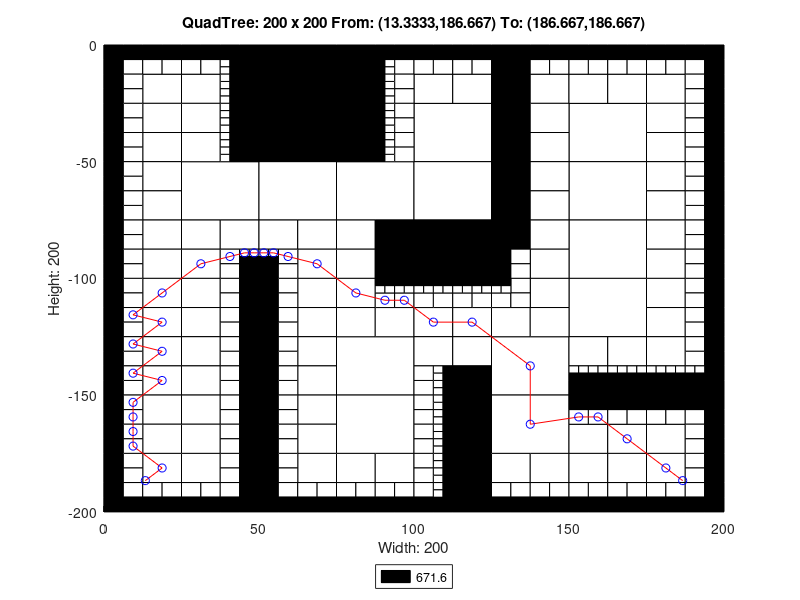

The MATLAB source for this figure:
axis([0 200 -200 0]);
title('QuadTree: 200 x 200 From: (13.3333,186.667) To: (186.667,186.667)');
xlabel('Width: 200');
ylabel('Height: 200');
rectangle('Position',[50 -25 25 25], 'FaceColor',[0 0 0]);
rectangle('Position',[50 -50 25 25], 'FaceColor',[0 0 0]);
rectangle('Position',[25 -75 25 25], 'FaceColor',[1 1 1]);
rectangle('Position',[50 -75 25 25], 'FaceColor',[1 1 1]);
rectangle('Position',[75 -75 25 25], 'FaceColor',[1 1 1]);
rectangle('Position',[100 -50 25 25], 'FaceColor',[1 1 1]);
rectangle('Position',[150 -50 25 25], 'FaceColor',[1 1 1]);
rectangle('Position',[100 -75 25 25], 'FaceColor',[1 1 1]);
rectangle('Position',[100 -100 25 25], 'FaceColor',[0 0 0]);
rectangle('Position',[150 -75 25 25], 'FaceColor',[1 1 1]);
rectangle('Position',[150 -100 25 25], 'FaceColor',[1 1 1]);
rectangle('Position',[75 -150 25 25], 'FaceColor',[1 1 1]);
rectangle('Position',[75 -175 25 25], 'FaceColor',[1 1 1]);
rectangle('Position',[125 -150 25 25], 'FaceColor',[1 1 1]);
rectangle('Position',[150 -125 25 25], 'FaceColor',[1 1 1]);
rectangle('Position',[125 -175 25 25], 'FaceColor',[1 1 1]);
rectangle('Position',[12.5 -25 12.5 12.5], 'FaceColor',[1 1 1]);
rectangle('Position',[25 -25 12.5 12.5], 'FaceColor',[1 1 1]);
rectangle('Position',[12.5 -37.5 12.5 12.5], 'FaceColor',[1 1 1]);
rectangle('Position',[12.5 -50 12.5 12.5], 'FaceColor',[1 1 1]);
rectangle('Position',[25 -37.5 12.5 12.5], 'FaceColor',[1 1 1]);
rectangle('Position',[25 -50 12.5 12.5], 'FaceColor',[1 1 1]);
rectangle('Position',[75 -12.5 12.5 12.5], 'FaceColor',[0 0 0]);
rectangle('Position',[75 -25 12.5 12.5], 'FaceColor',[0 0 0]);
rectangle('Position',[75 -37.5 12.5 12.5], 'FaceColor',[0 0 0]);
rectangle('Position',[75 -50 12.5 12.5], 'FaceColor',[0 0 0]);
rectangle('Position',[12.5 -62.5 12.5 12.5], 'FaceColor',[1 1 1]);
rectangle('Position',[12.5 -75 12.5 12.5], 'FaceColor',[1 1 1]);
rectangle('Position',[12.5 -87.5 12.5 12.5], 'FaceColor',[1 1 1]);
rectangle('Position',[12.5 -100 12.5 12.5], 'FaceColor',[1 1 1]);
rectangle('Position',[25 -87.5 12.5 12.5], 'FaceColor',[1 1 1]);
rectangle('Position',[37.5 -87.5 12.5 12.5], 'FaceColor',[1 1 1]);
rectangle('Position',[25 -100 12.5 12.5], 'FaceColor',[1 1 1]);
rectangle('Position',[50 -87.5 12.5 12.5], 'FaceColor',[1 1 1]);
rectangle('Position',[62.5 -87.5 12.5 12.5], 'FaceColor',[1 1 1]);
rectangle('Position',[62.5 -100 12.5 12.5], 'FaceColor',[1 1 1]);
rectangle('Position',[75 -87.5 12.5 12.5], 'FaceColor',[1 1 1]);
rectangle('Position',[87.5 -87.5 12.5 12.5], 'FaceColor',[0 0 0]);
rectangle('Position',[75 -100 12.5 12.5], 'FaceColor',[1 1 1]);
rectangle('Position',[87.5 -100 12.5 12.5], 'FaceColor',[0 0 0]);
rectangle('Position',[100 -25 12.5 12.5], 'FaceColor',[1 1 1]);
rectangle('Position',[112.5 -25 12.5 12.5], 'FaceColor',[1 1 1]);
rectangle('Position',[125 -12.5 12.5 12.5], 'FaceColor',[0 0 0]);
rectangle('Position',[125 -25 12.5 12.5], 'FaceColor',[0 0 0]);
rectangle('Position',[137.5 -25 12.5 12.5], 'FaceColor',[1 1 1]);
rectangle('Position',[125 -37.5 12.5 12.5], 'FaceColor',[0 0 0]);
rectangle('Position',[137.5 -37.5 12.5 12.5], 'FaceColor',[1 1 1]);
rectangle('Position',[125 -50 12.5 12.5], 'FaceColor',[0 0 0]);
rectangle('Position',[137.5 -50 12.5 12.5], 'FaceColor',[1 1 1]);
rectangle('Position',[150 -25 12.5 12.5], 'FaceColor',[1 1 1]);
rectangle('Position',[162.5 -25 12.5 12.5], 'FaceColor',[1 1 1]);
rectangle('Position',[175 -25 12.5 12.5], 'FaceColor',[1 1 1]);
rectangle('Position',[175 -37.5 12.5 12.5], 'FaceColor',[1 1 1]);
rectangle('Position',[175 -50 12.5 12.5], 'FaceColor',[1 1 1]);
rectangle('Position',[125 -62.5 12.5 12.5], 'FaceColor',[0 0 0]);
rectangle('Position',[137.5 -62.5 12.5 12.5], 'FaceColor',[1 1 1]);
rectangle('Position',[125 -75 12.5 12.5], 'FaceColor',[0 0 0]);
rectangle('Position',[137.5 -75 12.5 12.5], 'FaceColor',[1 1 1]);
rectangle('Position',[125 -87.5 12.5 12.5], 'FaceColor',[0 0 0]);
rectangle('Position',[137.5 -87.5 12.5 12.5], 'FaceColor',[1 1 1]);
rectangle('Position',[137.5 -100 12.5 12.5], 'FaceColor',[1 1 1]);
rectangle('Position',[175 -62.5 12.5 12.5], 'FaceColor',[1 1 1]);
rectangle('Position',[175 -75 12.5 12.5], 'FaceColor',[1 1 1]);
rectangle('Position',[175 -87.5 12.5 12.5], 'FaceColor',[1 1 1]);
rectangle('Position',[175 -100 12.5 12.5], 'FaceColor',[1 1 1]);
rectangle('Position',[12.5 -112.5 12.5 12.5], 'FaceColor',[1 1 1]);
rectangle('Position',[12.5 -125 12.5 12.5], 'FaceColor',[1 1 1]);
rectangle('Position',[25 -112.5 12.5 12.5], 'FaceColor',[1 1 1]);
rectangle('Position',[25 -125 12.5 12.5], 'FaceColor',[1 1 1]);
rectangle('Position',[12.5 -137.5 12.5 12.5], 'FaceColor',[1 1 1]);
rectangle('Position',[12.5 -150 12.5 12.5], 'FaceColor',[1 1 1]);
rectangle('Position',[25 -137.5 12.5 12.5], 'FaceColor',[1 1 1]);
rectangle('Position',[25 -150 12.5 12.5], 'FaceColor',[1 1 1]);
rectangle('Position',[62.5 -112.5 12.5 12.5], 'FaceColor',[1 1 1]);
rectangle('Position',[62.5 -125 12.5 12.5], 'FaceColor',[1 1 1]);
rectangle('Position',[75 -112.5 12.5 12.5], 'FaceColor',[1 1 1]);
rectangle('Position',[75 -125 12.5 12.5], 'FaceColor',[1 1 1]);
rectangle('Position',[87.5 -125 12.5 12.5], 'FaceColor',[1 1 1]);
rectangle('Position',[62.5 -137.5 12.5 12.5], 'FaceColor',[1 1 1]);
rectangle('Position',[62.5 -150 12.5 12.5], 'FaceColor',[1 1 1]);
rectangle('Position',[12.5 -162.5 12.5 12.5], 'FaceColor',[1 1 1]);
rectangle('Position',[12.5 -175 12.5 12.5], 'FaceColor',[1 1 1]);
rectangle('Position',[25 -162.5 12.5 12.5], 'FaceColor',[1 1 1]);
rectangle('Position',[25 -175 12.5 12.5], 'FaceColor',[1 1 1]);
rectangle('Position',[12.5 -187.5 12.5 12.5], 'FaceColor',[1 1 1]);
rectangle('Position',[25 -187.5 12.5 12.5], 'FaceColor',[1 1 1]);
rectangle('Position',[62.5 -162.5 12.5 12.5], 'FaceColor',[1 1 1]);
rectangle('Position',[62.5 -175 12.5 12.5], 'FaceColor',[1 1 1]);
rectangle('Position',[62.5 -187.5 12.5 12.5], 'FaceColor',[1 1 1]);
rectangle('Position',[75 -187.5 12.5 12.5], 'FaceColor',[1 1 1]);
rectangle('Position',[87.5 -187.5 12.5 12.5], 'FaceColor',[1 1 1]);
rectangle('Position',[100 -125 12.5 12.5], 'FaceColor',[1 1 1]);
rectangle('Position',[112.5 -125 12.5 12.5], 'FaceColor',[1 1 1]);
rectangle('Position',[137.5 -112.5 12.5 12.5], 'FaceColor',[1 1 1]);
rectangle('Position',[125 -125 12.5 12.5], 'FaceColor',[1 1 1]);
rectangle('Position',[137.5 -125 12.5 12.5], 'FaceColor',[1 1 1]);
rectangle('Position',[100 -137.5 12.5 12.5], 'FaceColor',[1 1 1]);
rectangle('Position',[112.5 -137.5 12.5 12.5], 'FaceColor',[1 1 1]);
rectangle('Position',[112.5 -150 12.5 12.5], 'FaceColor',[0 0 0]);
rectangle('Position',[175 -112.5 12.5 12.5], 'FaceColor',[1 1 1]);
rectangle('Position',[175 -125 12.5 12.5], 'FaceColor',[1 1 1]);
rectangle('Position',[150 -137.5 12.5 12.5], 'FaceColor',[1 1 1]);
rectangle('Position',[162.5 -137.5 12.5 12.5], 'FaceColor',[1 1 1]);
rectangle('Position',[175 -137.5 12.5 12.5], 'FaceColor',[1 1 1]);
rectangle('Position',[112.5 -162.5 12.5 12.5], 'FaceColor',[0 0 0]);
rectangle('Position',[112.5 -175 12.5 12.5], 'FaceColor',[0 0 0]);
rectangle('Position',[112.5 -187.5 12.5 12.5], 'FaceColor',[0 0 0]);
rectangle('Position',[112.5 -200 12.5 12.5], 'FaceColor',[0 0 0]);
rectangle('Position',[125 -187.5 12.5 12.5], 'FaceColor',[1 1 1]);
rectangle('Position',[137.5 -187.5 12.5 12.5], 'FaceColor',[1 1 1]);
rectangle('Position',[150 -175 12.5 12.5], 'FaceColor',[1 1 1]);
rectangle('Position',[162.5 -175 12.5 12.5], 'FaceColor',[1 1 1]);
rectangle('Position',[175 -175 12.5 12.5], 'FaceColor',[1 1 1]);
rectangle('Position',[150 -187.5 12.5 12.5], 'FaceColor',[1 1 1]);
rectangle('Position',[162.5 -187.5 12.5 12.5], 'FaceColor',[1 1 1]);
rectangle('Position',[175 -187.5 12.5 12.5], 'FaceColor',[1 1 1]);
rectangle('Position',[0 -6.25 6.25 6.25], 'FaceColor',[0 0 0]);
rectangle('Position',[6.25 -6.25 6.25 6.25], 'FaceColor',[0 0 0]);
rectangle('Position',[0 -12.5 6.25 6.25], 'FaceColor',[0 0 0]);
rectangle('Position',[6.25 -12.5 6.25 6.25], 'FaceColor',[1 1 1]);
rectangle('Position',[12.5 -6.25 6.25 6.25], 'FaceColor',[0 0 0]);
rectangle('Position',[18.75 -6.25 6.25 6.25], 'FaceColor',[0 0 0]);
rectangle('Position',[12.5 -12.5 6.25 6.25], 'FaceColor',[1 1 1]);
rectangle('Position',[18.75 -12.5 6.25 6.25], 'FaceColor',[1 1 1]);
rectangle('Position',[0 -18.75 6.25 6.25], 'FaceColor',[0 0 0]);
rectangle('Position',[6.25 -18.75 6.25 6.25], 'FaceColor',[1 1 1]);
rectangle('Position',[0 -25 6.25 6.25], 'FaceColor',[0 0 0]);
rectangle('Position',[6.25 -25 6.25 6.25], 'FaceColor',[1 1 1]);
rectangle('Position',[25 -6.25 6.25 6.25], 'FaceColor',[0 0 0]);
rectangle('Position',[31.25 -6.25 6.25 6.25], 'FaceColor',[0 0 0]);
rectangle('Position',[25 -12.5 6.25 6.25], 'FaceColor',[1 1 1]);
rectangle('Position',[31.25 -12.5 6.25 6.25], 'FaceColor',[1 1 1]);
rectangle('Position',[37.5 -6.25 6.25 6.25], 'FaceColor',[0 0 0]);
rectangle('Position',[43.75 -6.25 6.25 6.25], 'FaceColor',[0 0 0]);
rectangle('Position',[43.75 -12.5 6.25 6.25], 'FaceColor',[0 0 0]);
rectangle('Position',[43.75 -18.75 6.25 6.25], 'FaceColor',[0 0 0]);
rectangle('Position',[43.75 -25 6.25 6.25], 'FaceColor',[0 0 0]);
rectangle('Position',[0 -31.25 6.25 6.25], 'FaceColor',[0 0 0]);
rectangle('Position',[6.25 -31.25 6.25 6.25], 'FaceColor',[1 1 1]);
rectangle('Position',[0 -37.5 6.25 6.25], 'FaceColor',[0 0 0]);
rectangle('Position',[6.25 -37.5 6.25 6.25], 'FaceColor',[1 1 1]);
rectangle('Position',[0 -43.75 6.25 6.25], 'FaceColor',[0 0 0]);
rectangle('Position',[6.25 -43.75 6.25 6.25], 'FaceColor',[1 1 1]);
rectangle('Position',[0 -50 6.25 6.25], 'FaceColor',[0 0 0]);
rectangle('Position',[6.25 -50 6.25 6.25], 'FaceColor',[1 1 1]);
rectangle('Position',[43.75 -31.25 6.25 6.25], 'FaceColor',[0 0 0]);
rectangle('Position',[43.75 -37.5 6.25 6.25], 'FaceColor',[0 0 0]);
rectangle('Position',[43.75 -43.75 6.25 6.25], 'FaceColor',[0 0 0]);
rectangle('Position',[43.75 -50 6.25 6.25], 'FaceColor',[0 0 0]);
rectangle('Position',[87.5 -6.25 6.25 6.25], 'FaceColor',[0 0 0]);
rectangle('Position',[93.75 -6.25 6.25 6.25], 'FaceColor',[0 0 0]);
rectangle('Position',[93.75 -12.5 6.25 6.25], 'FaceColor',[1 1 1]);
rectangle('Position',[93.75 -18.75 6.25 6.25], 'FaceColor',[1 1 1]);
rectangle('Position',[93.75 -25 6.25 6.25], 'FaceColor',[1 1 1]);
rectangle('Position',[93.75 -31.25 6.25 6.25], 'FaceColor',[1 1 1]);
rectangle('Position',[93.75 -37.5 6.25 6.25], 'FaceColor',[1 1 1]);
rectangle('Position',[93.75 -43.75 6.25 6.25], 'FaceColor',[1 1 1]);
rectangle('Position',[93.75 -50 6.25 6.25], 'FaceColor',[1 1 1]);
rectangle('Position',[0 -56.25 6.25 6.25], 'FaceColor',[0 0 0]);
rectangle('Position',[6.25 -56.25 6.25 6.25], 'FaceColor',[1 1 1]);
rectangle('Position',[0 -62.5 6.25 6.25], 'FaceColor',[0 0 0]);
rectangle('Position',[6.25 -62.5 6.25 6.25], 'FaceColor',[1 1 1]);
rectangle('Position',[0 -68.75 6.25 6.25], 'FaceColor',[0 0 0]);
rectangle('Position',[6.25 -68.75 6.25 6.25], 'FaceColor',[1 1 1]);
rectangle('Position',[0 -75 6.25 6.25], 'FaceColor',[0 0 0]);
rectangle('Position',[6.25 -75 6.25 6.25], 'FaceColor',[1 1 1]);
rectangle('Position',[0 -81.25 6.25 6.25], 'FaceColor',[0 0 0]);
rectangle('Position',[6.25 -81.25 6.25 6.25], 'FaceColor',[1 1 1]);
rectangle('Position',[0 -87.5 6.25 6.25], 'FaceColor',[0 0 0]);
rectangle('Position',[6.25 -87.5 6.25 6.25], 'FaceColor',[1 1 1]);
rectangle('Position',[0 -93.75 6.25 6.25], 'FaceColor',[0 0 0]);
rectangle('Position',[6.25 -93.75 6.25 6.25], 'FaceColor',[1 1 1]);
rectangle('Position',[0 -100 6.25 6.25], 'FaceColor',[0 0 0]);
rectangle('Position',[6.25 -100 6.25 6.25], 'FaceColor',[1 1 1]);
rectangle('Position',[37.5 -93.75 6.25 6.25], 'FaceColor',[1 1 1]);
rectangle('Position',[37.5 -100 6.25 6.25], 'FaceColor',[1 1 1]);
rectangle('Position',[43.75 -100 6.25 6.25], 'FaceColor',[0 0 0]);
rectangle('Position',[56.25 -93.75 6.25 6.25], 'FaceColor',[1 1 1]);
rectangle('Position',[50 -100 6.25 6.25], 'FaceColor',[0 0 0]);
rectangle('Position',[56.25 -100 6.25 6.25], 'FaceColor',[1 1 1]);
rectangle('Position',[100 -6.25 6.25 6.25], 'FaceColor',[0 0 0]);
rectangle('Position',[106.25 -6.25 6.25 6.25], 'FaceColor',[0 0 0]);
rectangle('Position',[100 -12.5 6.25 6.25], 'FaceColor',[1 1 1]);
rectangle('Position',[106.25 -12.5 6.25 6.25], 'FaceColor',[1 1 1]);
rectangle('Position',[112.5 -6.25 6.25 6.25], 'FaceColor',[0 0 0]);
rectangle('Position',[118.75 -6.25 6.25 6.25], 'FaceColor',[0 0 0]);
rectangle('Position',[112.5 -12.5 6.25 6.25], 'FaceColor',[1 1 1]);
rectangle('Position',[118.75 -12.5 6.25 6.25], 'FaceColor',[1 1 1]);
rectangle('Position',[137.5 -6.25 6.25 6.25], 'FaceColor',[0 0 0]);
rectangle('Position',[143.75 -6.25 6.25 6.25], 'FaceColor',[0 0 0]);
rectangle('Position',[137.5 -12.5 6.25 6.25], 'FaceColor',[1 1 1]);
rectangle('Position',[143.75 -12.5 6.25 6.25], 'FaceColor',[1 1 1]);
rectangle('Position',[150 -6.25 6.25 6.25], 'FaceColor',[0 0 0]);
rectangle('Position',[156.25 -6.25 6.25 6.25], 'FaceColor',[0 0 0]);
rectangle('Position',[150 -12.5 6.25 6.25], 'FaceColor',[1 1 1]);
rectangle('Position',[156.25 -12.5 6.25 6.25], 'FaceColor',[1 1 1]);
rectangle('Position',[162.5 -6.25 6.25 6.25], 'FaceColor',[0 0 0]);
rectangle('Position',[168.75 -6.25 6.25 6.25], 'FaceColor',[0 0 0]);
rectangle('Position',[162.5 -12.5 6.25 6.25], 'FaceColor',[1 1 1]);
rectangle('Position',[168.75 -12.5 6.25 6.25], 'FaceColor',[1 1 1]);
rectangle('Position',[175 -6.25 6.25 6.25], 'FaceColor',[0 0 0]);
rectangle('Position',[181.25 -6.25 6.25 6.25], 'FaceColor',[0 0 0]);
rectangle('Position',[175 -12.5 6.25 6.25], 'FaceColor',[1 1 1]);
rectangle('Position',[181.25 -12.5 6.25 6.25], 'FaceColor',[1 1 1]);
rectangle('Position',[187.5 -6.25 6.25 6.25], 'FaceColor',[0 0 0]);
rectangle('Position',[193.75 -6.25 6.25 6.25], 'FaceColor',[0 0 0]);
rectangle('Position',[187.5 -12.5 6.25 6.25], 'FaceColor',[1 1 1]);
rectangle('Position',[193.75 -12.5 6.25 6.25], 'FaceColor',[0 0 0]);
rectangle('Position',[187.5 -18.75 6.25 6.25], 'FaceColor',[1 1 1]);
rectangle('Position',[193.75 -18.75 6.25 6.25], 'FaceColor',[0 0 0]);
rectangle('Position',[187.5 -25 6.25 6.25], 'FaceColor',[1 1 1]);
rectangle('Position',[193.75 -25 6.25 6.25], 'FaceColor',[0 0 0]);
rectangle('Position',[187.5 -31.25 6.25 6.25], 'FaceColor',[1 1 1]);
rectangle('Position',[193.75 -31.25 6.25 6.25], 'FaceColor',[0 0 0]);
rectangle('Position',[187.5 -37.5 6.25 6.25], 'FaceColor',[1 1 1]);
rectangle('Position',[193.75 -37.5 6.25 6.25], 'FaceColor',[0 0 0]);
rectangle('Position',[187.5 -43.75 6.25 6.25], 'FaceColor',[1 1 1]);
rectangle('Position',[193.75 -43.75 6.25 6.25], 'FaceColor',[0 0 0]);
rectangle('Position',[187.5 -50 6.25 6.25], 'FaceColor',[1 1 1]);
rectangle('Position',[193.75 -50 6.25 6.25], 'FaceColor',[0 0 0]);
rectangle('Position',[125 -93.75 6.25 6.25], 'FaceColor',[0 0 0]);
rectangle('Position',[131.25 -93.75 6.25 6.25], 'FaceColor',[1 1 1]);
rectangle('Position',[125 -100 6.25 6.25], 'FaceColor',[0 0 0]);
rectangle('Position',[131.25 -100 6.25 6.25], 'FaceColor',[1 1 1]);
rectangle('Position',[187.5 -56.25 6.25 6.25], 'FaceColor',[1 1 1]);
rectangle('Position',[193.75 -56.25 6.25 6.25], 'FaceColor',[0 0 0]);
rectangle('Position',[187.5 -62.5 6.25 6.25], 'FaceColor',[1 1 1]);
rectangle('Position',[193.75 -62.5 6.25 6.25], 'FaceColor',[0 0 0]);
rectangle('Position',[187.5 -68.75 6.25 6.25], 'FaceColor',[1 1 1]);
rectangle('Position',[193.75 -68.75 6.25 6.25], 'FaceColor',[0 0 0]);
rectangle('Position',[187.5 -75 6.25 6.25], 'FaceColor',[1 1 1]);
rectangle('Position',[193.75 -75 6.25 6.25], 'FaceColor',[0 0 0]);
rectangle('Position',[187.5 -81.25 6.25 6.25], 'FaceColor',[1 1 1]);
rectangle('Position',[193.75 -81.25 6.25 6.25], 'FaceColor',[0 0 0]);
rectangle('Position',[187.5 -87.5 6.25 6.25], 'FaceColor',[1 1 1]);
rectangle('Position',[193.75 -87.5 6.25 6.25], 'FaceColor',[0 0 0]);
rectangle('Position',[187.5 -93.75 6.25 6.25], 'FaceColor',[1 1 1]);
rectangle('Position',[193.75 -93.75 6.25 6.25], 'FaceColor',[0 0 0]);
rectangle('Position',[187.5 -100 6.25 6.25], 'FaceColor',[1 1 1]);
rectangle('Position',[193.75 -100 6.25 6.25], 'FaceColor',[0 0 0]);
rectangle('Position',[0 -106.25 6.25 6.25], 'FaceColor',[0 0 0]);
rectangle('Position',[6.25 -106.25 6.25 6.25], 'FaceColor',[1 1 1]);
rectangle('Position',[0 -112.5 6.25 6.25], 'FaceColor',[0 0 0]);
rectangle('Position',[6.25 -112.5 6.25 6.25], 'FaceColor',[1 1 1]);
rectangle('Position',[0 -118.75 6.25 6.25], 'FaceColor',[0 0 0]);
rectangle('Position',[6.25 -118.75 6.25 6.25], 'FaceColor',[1 1 1]);
rectangle('Position',[0 -125 6.25 6.25], 'FaceColor',[0 0 0]);
rectangle('Position',[6.25 -125 6.25 6.25], 'FaceColor',[1 1 1]);
rectangle('Position',[37.5 -106.25 6.25 6.25], 'FaceColor',[1 1 1]);
rectangle('Position',[43.75 -106.25 6.25 6.25], 'FaceColor',[0 0 0]);
rectangle('Position',[37.5 -112.5 6.25 6.25], 'FaceColor',[1 1 1]);
rectangle('Position',[43.75 -112.5 6.25 6.25], 'FaceColor',[0 0 0]);
rectangle('Position',[37.5 -118.75 6.25 6.25], 'FaceColor',[1 1 1]);
rectangle('Position',[43.75 -118.75 6.25 6.25], 'FaceColor',[0 0 0]);
rectangle('Position',[37.5 -125 6.25 6.25], 'FaceColor',[1 1 1]);
rectangle('Position',[43.75 -125 6.25 6.25], 'FaceColor',[0 0 0]);
rectangle('Position',[0 -131.25 6.25 6.25], 'FaceColor',[0 0 0]);
rectangle('Position',[6.25 -131.25 6.25 6.25], 'FaceColor',[1 1 1]);
rectangle('Position',[0 -137.5 6.25 6.25], 'FaceColor',[0 0 0]);
rectangle('Position',[6.25 -137.5 6.25 6.25], 'FaceColor',[1 1 1]);
rectangle('Position',[0 -143.75 6.25 6.25], 'FaceColor',[0 0 0]);
rectangle('Position',[6.25 -143.75 6.25 6.25], 'FaceColor',[1 1 1]);
rectangle('Position',[0 -150 6.25 6.25], 'FaceColor',[0 0 0]);
rectangle('Position',[6.25 -150 6.25 6.25], 'FaceColor',[1 1 1]);
rectangle('Position',[37.5 -131.25 6.25 6.25], 'FaceColor',[1 1 1]);
rectangle('Position',[43.75 -131.25 6.25 6.25], 'FaceColor',[0 0 0]);
rectangle('Position',[37.5 -137.5 6.25 6.25], 'FaceColor',[1 1 1]);
rectangle('Position',[43.75 -137.5 6.25 6.25], 'FaceColor',[0 0 0]);
rectangle('Position',[37.5 -143.75 6.25 6.25], 'FaceColor',[1 1 1]);
rectangle('Position',[43.75 -143.75 6.25 6.25], 'FaceColor',[0 0 0]);
rectangle('Position',[37.5 -150 6.25 6.25], 'FaceColor',[1 1 1]);
rectangle('Position',[43.75 -150 6.25 6.25], 'FaceColor',[0 0 0]);
rectangle('Position',[50 -106.25 6.25 6.25], 'FaceColor',[0 0 0]);
rectangle('Position',[56.25 -106.25 6.25 6.25], 'FaceColor',[1 1 1]);
rectangle('Position',[50 -112.5 6.25 6.25], 'FaceColor',[0 0 0]);
rectangle('Position',[56.25 -112.5 6.25 6.25], 'FaceColor',[1 1 1]);
rectangle('Position',[50 -118.75 6.25 6.25], 'FaceColor',[0 0 0]);
rectangle('Position',[56.25 -118.75 6.25 6.25], 'FaceColor',[1 1 1]);
rectangle('Position',[50 -125 6.25 6.25], 'FaceColor',[0 0 0]);
rectangle('Position',[56.25 -125 6.25 6.25], 'FaceColor',[1 1 1]);
rectangle('Position',[87.5 -112.5 6.25 6.25], 'FaceColor',[1 1 1]);
rectangle('Position',[93.75 -112.5 6.25 6.25], 'FaceColor',[1 1 1]);
rectangle('Position',[50 -131.25 6.25 6.25], 'FaceColor',[0 0 0]);
rectangle('Position',[56.25 -131.25 6.25 6.25], 'FaceColor',[1 1 1]);
rectangle('Position',[50 -137.5 6.25 6.25], 'FaceColor',[0 0 0]);
rectangle('Position',[56.25 -137.5 6.25 6.25], 'FaceColor',[1 1 1]);
rectangle('Position',[50 -143.75 6.25 6.25], 'FaceColor',[0 0 0]);
rectangle('Position',[56.25 -143.75 6.25 6.25], 'FaceColor',[1 1 1]);
rectangle('Position',[50 -150 6.25 6.25], 'FaceColor',[0 0 0]);
rectangle('Position',[56.25 -150 6.25 6.25], 'FaceColor',[1 1 1]);
rectangle('Position',[0 -156.25 6.25 6.25], 'FaceColor',[0 0 0]);
rectangle('Position',[6.25 -156.25 6.25 6.25], 'FaceColor',[1 1 1]);
rectangle('Position',[0 -162.5 6.25 6.25], 'FaceColor',[0 0 0]);
rectangle('Position',[6.25 -162.5 6.25 6.25], 'FaceColor',[1 1 1]);
rectangle('Position',[0 -168.75 6.25 6.25], 'FaceColor',[0 0 0]);
rectangle('Position',[6.25 -168.75 6.25 6.25], 'FaceColor',[1 1 1]);
rectangle('Position',[0 -175 6.25 6.25], 'FaceColor',[0 0 0]);
rectangle('Position',[6.25 -175 6.25 6.25], 'FaceColor',[1 1 1]);
rectangle('Position',[37.5 -156.25 6.25 6.25], 'FaceColor',[1 1 1]);
rectangle('Position',[43.75 -156.25 6.25 6.25], 'FaceColor',[0 0 0]);
rectangle('Position',[37.5 -162.5 6.25 6.25], 'FaceColor',[1 1 1]);
rectangle('Position',[43.75 -162.5 6.25 6.25], 'FaceColor',[0 0 0]);
rectangle('Position',[37.5 -168.75 6.25 6.25], 'FaceColor',[1 1 1]);
rectangle('Position',[43.75 -168.75 6.25 6.25], 'FaceColor',[0 0 0]);
rectangle('Position',[37.5 -175 6.25 6.25], 'FaceColor',[1 1 1]);
rectangle('Position',[43.75 -175 6.25 6.25], 'FaceColor',[0 0 0]);
rectangle('Position',[0 -181.25 6.25 6.25], 'FaceColor',[0 0 0]);
rectangle('Position',[6.25 -181.25 6.25 6.25], 'FaceColor',[1 1 1]);
rectangle('Position',[0 -187.5 6.25 6.25], 'FaceColor',[0 0 0]);
rectangle('Position',[6.25 -187.5 6.25 6.25], 'FaceColor',[1 1 1]);
rectangle('Position',[0 -193.75 6.25 6.25], 'FaceColor',[0 0 0]);
rectangle('Position',[6.25 -193.75 6.25 6.25], 'FaceColor',[1 1 1]);
rectangle('Position',[0 -200 6.25 6.25], 'FaceColor',[0 0 0]);
rectangle('Position',[6.25 -200 6.25 6.25], 'FaceColor',[0 0 0]);
rectangle('Position',[12.5 -193.75 6.25 6.25], 'FaceColor',[1 1 1]);
rectangle('Position',[18.75 -193.75 6.25 6.25], 'FaceColor',[1 1 1]);
rectangle('Position',[12.5 -200 6.25 6.25], 'FaceColor',[0 0 0]);
rectangle('Position',[18.75 -200 6.25 6.25], 'FaceColor',[0 0 0]);
rectangle('Position',[37.5 -181.25 6.25 6.25], 'FaceColor',[1 1 1]);
rectangle('Position',[43.75 -181.25 6.25 6.25], 'FaceColor',[0 0 0]);
rectangle('Position',[37.5 -187.5 6.25 6.25], 'FaceColor',[1 1 1]);
rectangle('Position',[43.75 -187.5 6.25 6.25], 'FaceColor',[0 0 0]);
rectangle('Position',[25 -193.75 6.25 6.25], 'FaceColor',[1 1 1]);
rectangle('Position',[31.25 -193.75 6.25 6.25], 'FaceColor',[1 1 1]);
rectangle('Position',[25 -200 6.25 6.25], 'FaceColor',[0 0 0]);
rectangle('Position',[31.25 -200 6.25 6.25], 'FaceColor',[0 0 0]);
rectangle('Position',[37.5 -193.75 6.25 6.25], 'FaceColor',[1 1 1]);
rectangle('Position',[43.75 -193.75 6.25 6.25], 'FaceColor',[0 0 0]);
rectangle('Position',[37.5 -200 6.25 6.25], 'FaceColor',[0 0 0]);
rectangle('Position',[43.75 -200 6.25 6.25], 'FaceColor',[0 0 0]);
rectangle('Position',[50 -156.25 6.25 6.25], 'FaceColor',[0 0 0]);
rectangle('Position',[56.25 -156.25 6.25 6.25], 'FaceColor',[1 1 1]);
rectangle('Position',[50 -162.5 6.25 6.25], 'FaceColor',[0 0 0]);
rectangle('Position',[56.25 -162.5 6.25 6.25], 'FaceColor',[1 1 1]);
rectangle('Position',[50 -168.75 6.25 6.25], 'FaceColor',[0 0 0]);
rectangle('Position',[56.25 -168.75 6.25 6.25], 'FaceColor',[1 1 1]);
rectangle('Position',[50 -175 6.25 6.25], 'FaceColor',[0 0 0]);
rectangle('Position',[56.25 -175 6.25 6.25], 'FaceColor',[1 1 1]);
rectangle('Position',[50 -181.25 6.25 6.25], 'FaceColor',[0 0 0]);
rectangle('Position',[56.25 -181.25 6.25 6.25], 'FaceColor',[1 1 1]);
rectangle('Position',[50 -187.5 6.25 6.25], 'FaceColor',[0 0 0]);
rectangle('Position',[56.25 -187.5 6.25 6.25], 'FaceColor',[1 1 1]);
rectangle('Position',[50 -193.75 6.25 6.25], 'FaceColor',[0 0 0]);
rectangle('Position',[56.25 -193.75 6.25 6.25], 'FaceColor',[1 1 1]);
rectangle('Position',[50 -200 6.25 6.25], 'FaceColor',[0 0 0]);
rectangle('Position',[56.25 -200 6.25 6.25], 'FaceColor',[0 0 0]);
rectangle('Position',[62.5 -193.75 6.25 6.25], 'FaceColor',[1 1 1]);
rectangle('Position',[68.75 -193.75 6.25 6.25], 'FaceColor',[1 1 1]);
rectangle('Position',[62.5 -200 6.25 6.25], 'FaceColor',[0 0 0]);
rectangle('Position',[68.75 -200 6.25 6.25], 'FaceColor',[0 0 0]);
rectangle('Position',[75 -193.75 6.25 6.25], 'FaceColor',[1 1 1]);
rectangle('Position',[81.25 -193.75 6.25 6.25], 'FaceColor',[1 1 1]);
rectangle('Position',[75 -200 6.25 6.25], 'FaceColor',[0 0 0]);
rectangle('Position',[81.25 -200 6.25 6.25], 'FaceColor',[0 0 0]);
rectangle('Position',[87.5 -193.75 6.25 6.25], 'FaceColor',[1 1 1]);
rectangle('Position',[93.75 -193.75 6.25 6.25], 'FaceColor',[1 1 1]);
rectangle('Position',[87.5 -200 6.25 6.25], 'FaceColor',[0 0 0]);
rectangle('Position',[93.75 -200 6.25 6.25], 'FaceColor',[0 0 0]);
rectangle('Position',[100 -112.5 6.25 6.25], 'FaceColor',[1 1 1]);
rectangle('Position',[106.25 -112.5 6.25 6.25], 'FaceColor',[1 1 1]);
rectangle('Position',[112.5 -112.5 6.25 6.25], 'FaceColor',[1 1 1]);
rectangle('Position',[118.75 -112.5 6.25 6.25], 'FaceColor',[1 1 1]);
rectangle('Position',[131.25 -106.25 6.25 6.25], 'FaceColor',[1 1 1]);
rectangle('Position',[125 -112.5 6.25 6.25], 'FaceColor',[1 1 1]);
rectangle('Position',[131.25 -112.5 6.25 6.25], 'FaceColor',[1 1 1]);
rectangle('Position',[100 -143.75 6.25 6.25], 'FaceColor',[1 1 1]);
rectangle('Position',[100 -150 6.25 6.25], 'FaceColor',[1 1 1]);
rectangle('Position',[187.5 -106.25 6.25 6.25], 'FaceColor',[1 1 1]);
rectangle('Position',[193.75 -106.25 6.25 6.25], 'FaceColor',[0 0 0]);
rectangle('Position',[187.5 -112.5 6.25 6.25], 'FaceColor',[1 1 1]);
rectangle('Position',[193.75 -112.5 6.25 6.25], 'FaceColor',[0 0 0]);
rectangle('Position',[187.5 -118.75 6.25 6.25], 'FaceColor',[1 1 1]);
rectangle('Position',[193.75 -118.75 6.25 6.25], 'FaceColor',[0 0 0]);
rectangle('Position',[187.5 -125 6.25 6.25], 'FaceColor',[1 1 1]);
rectangle('Position',[193.75 -125 6.25 6.25], 'FaceColor',[0 0 0]);
rectangle('Position',[150 -150 6.25 6.25], 'FaceColor',[0 0 0]);
rectangle('Position',[156.25 -150 6.25 6.25], 'FaceColor',[0 0 0]);
rectangle('Position',[162.5 -150 6.25 6.25], 'FaceColor',[0 0 0]);
rectangle('Position',[168.75 -150 6.25 6.25], 'FaceColor',[0 0 0]);
rectangle('Position',[187.5 -131.25 6.25 6.25], 'FaceColor',[1 1 1]);
rectangle('Position',[193.75 -131.25 6.25 6.25], 'FaceColor',[0 0 0]);
rectangle('Position',[187.5 -137.5 6.25 6.25], 'FaceColor',[1 1 1]);
rectangle('Position',[193.75 -137.5 6.25 6.25], 'FaceColor',[0 0 0]);
rectangle('Position',[175 -150 6.25 6.25], 'FaceColor',[0 0 0]);
rectangle('Position',[181.25 -150 6.25 6.25], 'FaceColor',[0 0 0]);
rectangle('Position',[193.75 -143.75 6.25 6.25], 'FaceColor',[0 0 0]);
rectangle('Position',[187.5 -150 6.25 6.25], 'FaceColor',[0 0 0]);
rectangle('Position',[193.75 -150 6.25 6.25], 'FaceColor',[0 0 0]);
rectangle('Position',[100 -156.25 6.25 6.25], 'FaceColor',[1 1 1]);
rectangle('Position',[100 -162.5 6.25 6.25], 'FaceColor',[1 1 1]);
rectangle('Position',[100 -168.75 6.25 6.25], 'FaceColor',[1 1 1]);
rectangle('Position',[100 -175 6.25 6.25], 'FaceColor',[1 1 1]);
rectangle('Position',[100 -181.25 6.25 6.25], 'FaceColor',[1 1 1]);
rectangle('Position',[100 -187.5 6.25 6.25], 'FaceColor',[1 1 1]);
rectangle('Position',[100 -193.75 6.25 6.25], 'FaceColor',[1 1 1]);
rectangle('Position',[100 -200 6.25 6.25], 'FaceColor',[0 0 0]);
rectangle('Position',[106.25 -200 6.25 6.25], 'FaceColor',[0 0 0]);
rectangle('Position',[125 -193.75 6.25 6.25], 'FaceColor',[1 1 1]);
rectangle('Position',[131.25 -193.75 6.25 6.25], 'FaceColor',[1 1 1]);
rectangle('Position',[125 -200 6.25 6.25], 'FaceColor',[0 0 0]);
rectangle('Position',[131.25 -200 6.25 6.25], 'FaceColor',[0 0 0]);
rectangle('Position',[137.5 -193.75 6.25 6.25], 'FaceColor',[1 1 1]);
rectangle('Position',[143.75 -193.75 6.25 6.25], 'FaceColor',[1 1 1]);
rectangle('Position',[137.5 -200 6.25 6.25], 'FaceColor',[0 0 0]);
rectangle('Position',[143.75 -200 6.25 6.25], 'FaceColor',[0 0 0]);
rectangle('Position',[150 -156.25 6.25 6.25], 'FaceColor',[0 0 0]);
rectangle('Position',[156.25 -156.25 6.25 6.25], 'FaceColor',[0 0 0]);
rectangle('Position',[150 -162.5 6.25 6.25], 'FaceColor',[1 1 1]);
rectangle('Position',[156.25 -162.5 6.25 6.25], 'FaceColor',[1 1 1]);
rectangle('Position',[162.5 -156.25 6.25 6.25], 'FaceColor',[0 0 0]);
rectangle('Position',[168.75 -156.25 6.25 6.25], 'FaceColor',[0 0 0]);
rectangle('Position',[162.5 -162.5 6.25 6.25], 'FaceColor',[1 1 1]);
rectangle('Position',[168.75 -162.5 6.25 6.25], 'FaceColor',[1 1 1]);
rectangle('Position',[175 -156.25 6.25 6.25], 'FaceColor',[0 0 0]);
rectangle('Position',[181.25 -156.25 6.25 6.25], 'FaceColor',[0 0 0]);
rectangle('Position',[175 -162.5 6.25 6.25], 'FaceColor',[1 1 1]);
rectangle('Position',[181.25 -162.5 6.25 6.25], 'FaceColor',[1 1 1]);
rectangle('Position',[187.5 -156.25 6.25 6.25], 'FaceColor',[0 0 0]);
rectangle('Position',[193.75 -156.25 6.25 6.25], 'FaceColor',[0 0 0]);
rectangle('Position',[187.5 -162.5 6.25 6.25], 'FaceColor',[1 1 1]);
rectangle('Position',[193.75 -162.5 6.25 6.25], 'FaceColor',[0 0 0]);
rectangle('Position',[187.5 -168.75 6.25 6.25], 'FaceColor',[1 1 1]);
rectangle('Position',[193.75 -168.75 6.25 6.25], 'FaceColor',[0 0 0]);
rectangle('Position',[187.5 -175 6.25 6.25], 'FaceColor',[1 1 1]);
rectangle('Position',[193.75 -175 6.25 6.25], 'FaceColor',[0 0 0]);
rectangle('Position',[150 -193.75 6.25 6.25], 'FaceColor',[1 1 1]);
rectangle('Position',[156.25 -193.75 6.25 6.25], 'FaceColor',[1 1 1]);
rectangle('Position',[150 -200 6.25 6.25], 'FaceColor',[0 0 0]);
rectangle('Position',[156.25 -200 6.25 6.25], 'FaceColor',[0 0 0]);
rectangle('Position',[162.5 -193.75 6.25 6.25], 'FaceColor',[1 1 1]);
rectangle('Position',[168.75 -193.75 6.25 6.25], 'FaceColor',[1 1 1]);
rectangle('Position',[162.5 -200 6.25 6.25], 'FaceColor',[0 0 0]);
rectangle('Position',[168.75 -200 6.25 6.25], 'FaceColor',[0 0 0]);
rectangle('Position',[187.5 -181.25 6.25 6.25], 'FaceColor',[1 1 1]);
rectangle('Position',[193.75 -181.25 6.25 6.25], 'FaceColor',[0 0 0]);
rectangle('Position',[187.5 -187.5 6.25 6.25], 'FaceColor',[1 1 1]);
rectangle('Position',[193.75 -187.5 6.25 6.25], 'FaceColor',[0 0 0]);
rectangle('Position',[175 -193.75 6.25 6.25], 'FaceColor',[1 1 1]);
rectangle('Position',[181.25 -193.75 6.25 6.25], 'FaceColor',[1 1 1]);
rectangle('Position',[175 -200 6.25 6.25], 'FaceColor',[0 0 0]);
rectangle('Position',[181.25 -200 6.25 6.25], 'FaceColor',[0 0 0]);
rectangle('Position',[187.5 -193.75 6.25 6.25], 'FaceColor',[1 1 1]);
rectangle('Position',[193.75 -193.75 6.25 6.25], 'FaceColor',[0 0 0]);
rectangle('Position',[187.5 -200 6.25 6.25], 'FaceColor',[0 0 0]);
rectangle('Position',[193.75 -200 6.25 6.25], 'FaceColor',[0 0 0]);
rectangle('Position',[37.5 -9.375 3.125 3.125], 'FaceColor',[1 1 1]);
rectangle('Position',[40.625 -9.375 3.125 3.125], 'FaceColor',[0 0 0]);
rectangle('Position',[37.5 -12.5 3.125 3.125], 'FaceColor',[1 1 1]);
rectangle('Position',[40.625 -12.5 3.125 3.125], 'FaceColor',[0 0 0]);
rectangle('Position',[37.5 -15.625 3.125 3.125], 'FaceColor',[1 1 1]);
rectangle('Position',[40.625 -15.625 3.125 3.125], 'FaceColor',[0 0 0]);
rectangle('Position',[37.5 -18.75 3.125 3.125], 'FaceColor',[1 1 1]);
rectangle('Position',[40.625 -18.75 3.125 3.125], 'FaceColor',[0 0 0]);
rectangle('Position',[37.5 -21.875 3.125 3.125], 'FaceColor',[1 1 1]);
rectangle('Position',[40.625 -21.875 3.125 3.125], 'FaceColor',[0 0 0]);
rectangle('Position',[37.5 -25 3.125 3.125], 'FaceColor',[1 1 1]);
rectangle('Position',[40.625 -25 3.125 3.125], 'FaceColor',[0 0 0]);
rectangle('Position',[37.5 -28.125 3.125 3.125], 'FaceColor',[1 1 1]);
rectangle('Position',[40.625 -28.125 3.125 3.125], 'FaceColor',[0 0 0]);
rectangle('Position',[37.5 -31.25 3.125 3.125], 'FaceColor',[1 1 1]);
rectangle('Position',[40.625 -31.25 3.125 3.125], 'FaceColor',[0 0 0]);
rectangle('Position',[37.5 -34.375 3.125 3.125], 'FaceColor',[1 1 1]);
rectangle('Position',[40.625 -34.375 3.125 3.125], 'FaceColor',[0 0 0]);
rectangle('Position',[37.5 -37.5 3.125 3.125], 'FaceColor',[1 1 1]);
rectangle('Position',[40.625 -37.5 3.125 3.125], 'FaceColor',[0 0 0]);
rectangle('Position',[37.5 -40.625 3.125 3.125], 'FaceColor',[1 1 1]);
rectangle('Position',[40.625 -40.625 3.125 3.125], 'FaceColor',[0 0 0]);
rectangle('Position',[37.5 -43.75 3.125 3.125], 'FaceColor',[1 1 1]);
rectangle('Position',[40.625 -43.75 3.125 3.125], 'FaceColor',[0 0 0]);
rectangle('Position',[37.5 -46.875 3.125 3.125], 'FaceColor',[1 1 1]);
rectangle('Position',[40.625 -46.875 3.125 3.125], 'FaceColor',[0 0 0]);
rectangle('Position',[37.5 -50 3.125 3.125], 'FaceColor',[1 1 1]);
rectangle('Position',[40.625 -50 3.125 3.125], 'FaceColor',[0 0 0]);
rectangle('Position',[87.5 -9.375 3.125 3.125], 'FaceColor',[0 0 0]);
rectangle('Position',[90.625 -9.375 3.125 3.125], 'FaceColor',[1 1 1]);
rectangle('Position',[87.5 -12.5 3.125 3.125], 'FaceColor',[0 0 0]);
rectangle('Position',[90.625 -12.5 3.125 3.125], 'FaceColor',[1 1 1]);
rectangle('Position',[87.5 -15.625 3.125 3.125], 'FaceColor',[0 0 0]);
rectangle('Position',[90.625 -15.625 3.125 3.125], 'FaceColor',[1 1 1]);
rectangle('Position',[87.5 -18.75 3.125 3.125], 'FaceColor',[0 0 0]);
rectangle('Position',[90.625 -18.75 3.125 3.125], 'FaceColor',[1 1 1]);
rectangle('Position',[87.5 -21.875 3.125 3.125], 'FaceColor',[0 0 0]);
rectangle('Position',[90.625 -21.875 3.125 3.125], 'FaceColor',[1 1 1]);
rectangle('Position',[87.5 -25 3.125 3.125], 'FaceColor',[0 0 0]);
rectangle('Position',[90.625 -25 3.125 3.125], 'FaceColor',[1 1 1]);
rectangle('Position',[87.5 -28.125 3.125 3.125], 'FaceColor',[0 0 0]);
rectangle('Position',[90.625 -28.125 3.125 3.125], 'FaceColor',[1 1 1]);
rectangle('Position',[87.5 -31.25 3.125 3.125], 'FaceColor',[0 0 0]);
rectangle('Position',[90.625 -31.25 3.125 3.125], 'FaceColor',[1 1 1]);
rectangle('Position',[87.5 -34.375 3.125 3.125], 'FaceColor',[0 0 0]);
rectangle('Position',[90.625 -34.375 3.125 3.125], 'FaceColor',[1 1 1]);
rectangle('Position',[87.5 -37.5 3.125 3.125], 'FaceColor',[0 0 0]);
rectangle('Position',[90.625 -37.5 3.125 3.125], 'FaceColor',[1 1 1]);
rectangle('Position',[87.5 -40.625 3.125 3.125], 'FaceColor',[0 0 0]);
rectangle('Position',[90.625 -40.625 3.125 3.125], 'FaceColor',[1 1 1]);
rectangle('Position',[87.5 -43.75 3.125 3.125], 'FaceColor',[0 0 0]);
rectangle('Position',[90.625 -43.75 3.125 3.125], 'FaceColor',[1 1 1]);
rectangle('Position',[87.5 -46.875 3.125 3.125], 'FaceColor',[0 0 0]);
rectangle('Position',[90.625 -46.875 3.125 3.125], 'FaceColor',[1 1 1]);
rectangle('Position',[87.5 -50 3.125 3.125], 'FaceColor',[0 0 0]);
rectangle('Position',[90.625 -50 3.125 3.125], 'FaceColor',[1 1 1]);
rectangle('Position',[43.75 -90.625 3.125 3.125], 'FaceColor',[1 1 1]);
rectangle('Position',[46.875 -90.625 3.125 3.125], 'FaceColor',[1 1 1]);
rectangle('Position',[43.75 -93.75 3.125 3.125], 'FaceColor',[0 0 0]);
rectangle('Position',[46.875 -93.75 3.125 3.125], 'FaceColor',[0 0 0]);
rectangle('Position',[50 -90.625 3.125 3.125], 'FaceColor',[1 1 1]);
rectangle('Position',[53.125 -90.625 3.125 3.125], 'FaceColor',[1 1 1]);
rectangle('Position',[50 -93.75 3.125 3.125], 'FaceColor',[0 0 0]);
rectangle('Position',[53.125 -93.75 3.125 3.125], 'FaceColor',[0 0 0]);
rectangle('Position',[87.5 -103.125 3.125 3.125], 'FaceColor',[0 0 0]);
rectangle('Position',[90.625 -103.125 3.125 3.125], 'FaceColor',[0 0 0]);
rectangle('Position',[87.5 -106.25 3.125 3.125], 'FaceColor',[1 1 1]);
rectangle('Position',[90.625 -106.25 3.125 3.125], 'FaceColor',[1 1 1]);
rectangle('Position',[93.75 -103.125 3.125 3.125], 'FaceColor',[0 0 0]);
rectangle('Position',[96.875 -103.125 3.125 3.125], 'FaceColor',[0 0 0]);
rectangle('Position',[93.75 -106.25 3.125 3.125], 'FaceColor',[1 1 1]);
rectangle('Position',[96.875 -106.25 3.125 3.125], 'FaceColor',[1 1 1]);
rectangle('Position',[100 -103.125 3.125 3.125], 'FaceColor',[0 0 0]);
rectangle('Position',[103.125 -103.125 3.125 3.125], 'FaceColor',[0 0 0]);
rectangle('Position',[100 -106.25 3.125 3.125], 'FaceColor',[1 1 1]);
rectangle('Position',[103.125 -106.25 3.125 3.125], 'FaceColor',[1 1 1]);
rectangle('Position',[106.25 -103.125 3.125 3.125], 'FaceColor',[0 0 0]);
rectangle('Position',[109.375 -103.125 3.125 3.125], 'FaceColor',[0 0 0]);
rectangle('Position',[106.25 -106.25 3.125 3.125], 'FaceColor',[1 1 1]);
rectangle('Position',[109.375 -106.25 3.125 3.125], 'FaceColor',[1 1 1]);
rectangle('Position',[112.5 -103.125 3.125 3.125], 'FaceColor',[0 0 0]);
rectangle('Position',[115.625 -103.125 3.125 3.125], 'FaceColor',[0 0 0]);
rectangle('Position',[112.5 -106.25 3.125 3.125], 'FaceColor',[1 1 1]);
rectangle('Position',[115.625 -106.25 3.125 3.125], 'FaceColor',[1 1 1]);
rectangle('Position',[118.75 -103.125 3.125 3.125], 'FaceColor',[0 0 0]);
rectangle('Position',[121.875 -103.125 3.125 3.125], 'FaceColor',[0 0 0]);
rectangle('Position',[118.75 -106.25 3.125 3.125], 'FaceColor',[1 1 1]);
rectangle('Position',[121.875 -106.25 3.125 3.125], 'FaceColor',[1 1 1]);
rectangle('Position',[125 -103.125 3.125 3.125], 'FaceColor',[0 0 0]);
rectangle('Position',[128.125 -103.125 3.125 3.125], 'FaceColor',[0 0 0]);
rectangle('Position',[125 -106.25 3.125 3.125], 'FaceColor',[1 1 1]);
rectangle('Position',[128.125 -106.25 3.125 3.125], 'FaceColor',[1 1 1]);
rectangle('Position',[106.25 -140.625 3.125 3.125], 'FaceColor',[1 1 1]);
rectangle('Position',[109.375 -140.625 3.125 3.125], 'FaceColor',[0 0 0]);
rectangle('Position',[106.25 -143.75 3.125 3.125], 'FaceColor',[1 1 1]);
rectangle('Position',[109.375 -143.75 3.125 3.125], 'FaceColor',[0 0 0]);
rectangle('Position',[106.25 -146.875 3.125 3.125], 'FaceColor',[1 1 1]);
rectangle('Position',[109.375 -146.875 3.125 3.125], 'FaceColor',[0 0 0]);
rectangle('Position',[106.25 -150 3.125 3.125], 'FaceColor',[1 1 1]);
rectangle('Position',[109.375 -150 3.125 3.125], 'FaceColor',[0 0 0]);
rectangle('Position',[150 -140.625 3.125 3.125], 'FaceColor',[1 1 1]);
rectangle('Position',[153.125 -140.625 3.125 3.125], 'FaceColor',[1 1 1]);
rectangle('Position',[150 -143.75 3.125 3.125], 'FaceColor',[0 0 0]);
rectangle('Position',[153.125 -143.75 3.125 3.125], 'FaceColor',[0 0 0]);
rectangle('Position',[156.25 -140.625 3.125 3.125], 'FaceColor',[1 1 1]);
rectangle('Position',[159.375 -140.625 3.125 3.125], 'FaceColor',[1 1 1]);
rectangle('Position',[156.25 -143.75 3.125 3.125], 'FaceColor',[0 0 0]);
rectangle('Position',[159.375 -143.75 3.125 3.125], 'FaceColor',[0 0 0]);
rectangle('Position',[162.5 -140.625 3.125 3.125], 'FaceColor',[1 1 1]);
rectangle('Position',[165.625 -140.625 3.125 3.125], 'FaceColor',[1 1 1]);
rectangle('Position',[162.5 -143.75 3.125 3.125], 'FaceColor',[0 0 0]);
rectangle('Position',[165.625 -143.75 3.125 3.125], 'FaceColor',[0 0 0]);
rectangle('Position',[168.75 -140.625 3.125 3.125], 'FaceColor',[1 1 1]);
rectangle('Position',[171.875 -140.625 3.125 3.125], 'FaceColor',[1 1 1]);
rectangle('Position',[168.75 -143.75 3.125 3.125], 'FaceColor',[0 0 0]);
rectangle('Position',[171.875 -143.75 3.125 3.125], 'FaceColor',[0 0 0]);
rectangle('Position',[175 -140.625 3.125 3.125], 'FaceColor',[1 1 1]);
rectangle('Position',[178.125 -140.625 3.125 3.125], 'FaceColor',[1 1 1]);
rectangle('Position',[175 -143.75 3.125 3.125], 'FaceColor',[0 0 0]);
rectangle('Position',[178.125 -143.75 3.125 3.125], 'FaceColor',[0 0 0]);
rectangle('Position',[181.25 -140.625 3.125 3.125], 'FaceColor',[1 1 1]);
rectangle('Position',[184.375 -140.625 3.125 3.125], 'FaceColor',[1 1 1]);
rectangle('Position',[181.25 -143.75 3.125 3.125], 'FaceColor',[0 0 0]);
rectangle('Position',[184.375 -143.75 3.125 3.125], 'FaceColor',[0 0 0]);
rectangle('Position',[187.5 -140.625 3.125 3.125], 'FaceColor',[1 1 1]);
rectangle('Position',[190.625 -140.625 3.125 3.125], 'FaceColor',[1 1 1]);
rectangle('Position',[187.5 -143.75 3.125 3.125], 'FaceColor',[0 0 0]);
rectangle('Position',[190.625 -143.75 3.125 3.125], 'FaceColor',[0 0 0]);
rectangle('Position',[106.25 -153.125 3.125 3.125], 'FaceColor',[1 1 1]);
rectangle('Position',[109.375 -153.125 3.125 3.125], 'FaceColor',[0 0 0]);
rectangle('Position',[106.25 -156.25 3.125 3.125], 'FaceColor',[1 1 1]);
rectangle('Position',[109.375 -156.25 3.125 3.125], 'FaceColor',[0 0 0]);
rectangle('Position',[106.25 -159.375 3.125 3.125], 'FaceColor',[1 1 1]);
rectangle('Position',[109.375 -159.375 3.125 3.125], 'FaceColor',[0 0 0]);
rectangle('Position',[106.25 -162.5 3.125 3.125], 'FaceColor',[1 1 1]);
rectangle('Position',[109.375 -162.5 3.125 3.125], 'FaceColor',[0 0 0]);
rectangle('Position',[106.25 -165.625 3.125 3.125], 'FaceColor',[1 1 1]);
rectangle('Position',[109.375 -165.625 3.125 3.125], 'FaceColor',[0 0 0]);
rectangle('Position',[106.25 -168.75 3.125 3.125], 'FaceColor',[1 1 1]);
rectangle('Position',[109.375 -168.75 3.125 3.125], 'FaceColor',[0 0 0]);
rectangle('Position',[106.25 -171.875 3.125 3.125], 'FaceColor',[1 1 1]);
rectangle('Position',[109.375 -171.875 3.125 3.125], 'FaceColor',[0 0 0]);
rectangle('Position',[106.25 -175 3.125 3.125], 'FaceColor',[1 1 1]);
rectangle('Position',[109.375 -175 3.125 3.125], 'FaceColor',[0 0 0]);
rectangle('Position',[106.25 -178.125 3.125 3.125], 'FaceColor',[1 1 1]);
rectangle('Position',[109.375 -178.125 3.125 3.125], 'FaceColor',[0 0 0]);
rectangle('Position',[106.25 -181.25 3.125 3.125], 'FaceColor',[1 1 1]);
rectangle('Position',[109.375 -181.25 3.125 3.125], 'FaceColor',[0 0 0]);
rectangle('Position',[106.25 -184.375 3.125 3.125], 'FaceColor',[1 1 1]);
rectangle('Position',[109.375 -184.375 3.125 3.125], 'FaceColor',[0 0 0]);
rectangle('Position',[106.25 -187.5 3.125 3.125], 'FaceColor',[1 1 1]);
rectangle('Position',[109.375 -187.5 3.125 3.125], 'FaceColor',[0 0 0]);
rectangle('Position',[106.25 -190.625 3.125 3.125], 'FaceColor',[1 1 1]);
rectangle('Position',[109.375 -190.625 3.125 3.125], 'FaceColor',[0 0 0]);
rectangle('Position',[106.25 -193.75 3.125 3.125], 'FaceColor',[1 1 1]);
rectangle('Position',[109.375 -193.75 3.125 3.125], 'FaceColor',[0 0 0]);
X=[186.667,181.25,168.75,159.375,153.125,137.5,137.5,118.75,106.25,96.875,90.625,81.25,68.75,59.375,54.6875,51.5625,48.4375,45.3125,40.625,31.25,18.75,9.375,18.75,9.375,18.75,9.375,18.75,9.375,9.375,9.375,9.375,18.75,13.3333];
Y=[-186.667,-181.25,-168.75,-159.375,-159.375,-162.5,-137.5,-118.75,-118.75,-109.375,-109.375,-106.25,-93.75,-90.625,-89.0625,-89.0625,-89.0625,-89.0625,-90.625,-93.75,-106.25,-115.625,-118.75,-128.125,-131.25,-140.625,-143.75,-153.125,-159.375,-165.625,-171.875,-181.25,-186.667];
hold on;
plot(X,Y,'r');
plot(X,Y,'bo');
legend('671.6','Location','southoutside');
